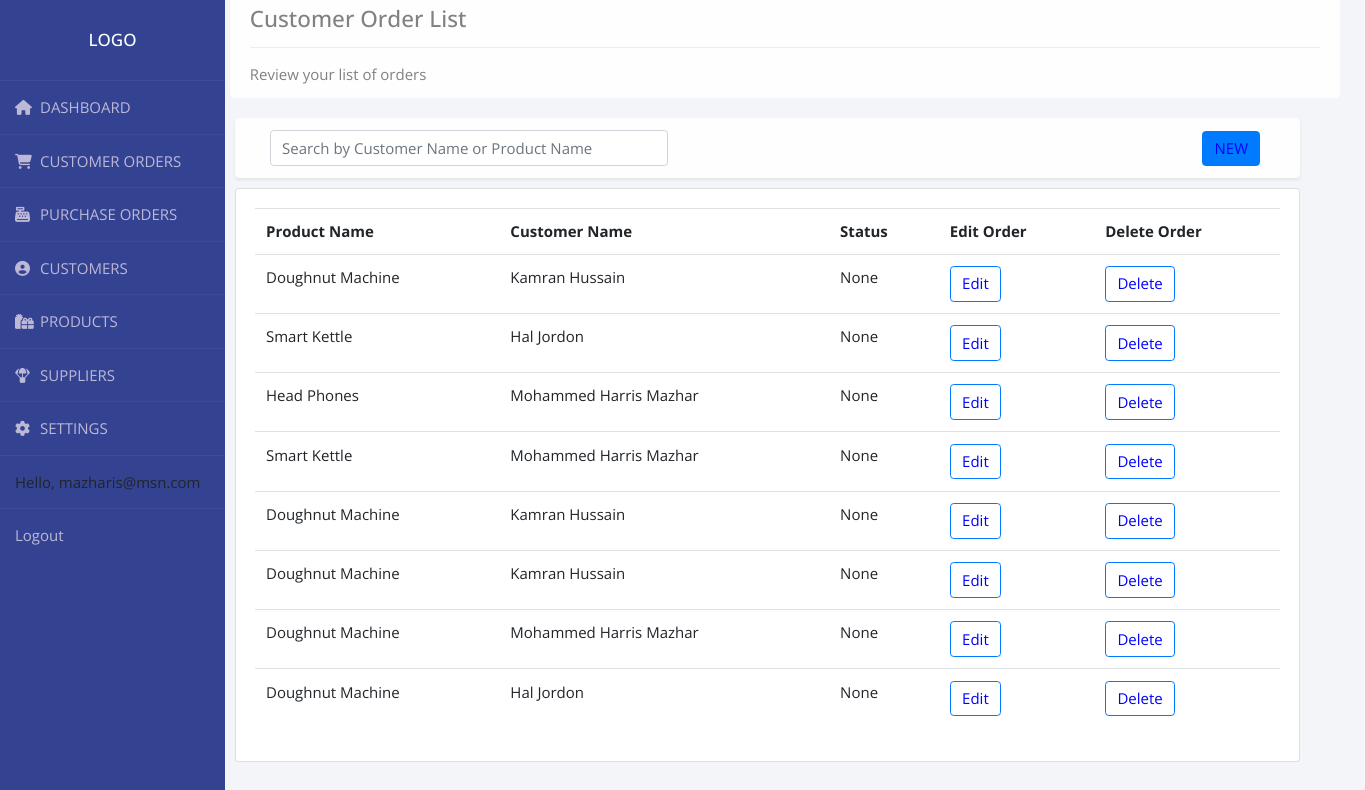
Screenshot of /customer_order_list/ (signed in) with the database file from the repository.
### accounts/models.py (models this page shows, shortened)
class User(AbstractBaseUser):
    email = models.EmailField(max_length=255, unique=True)
    active = models.BooleanField(default=True)
    staff = models.BooleanField(default=False)
    admin = models.BooleanField(default=False)
    USERNAME_FIELD = 'email'
    REQUIRED_FIELDS = []
    objects = UserManager()
    def __str__(self):
        return self.email
    @property
    def is_active(self):
        return self.active

class Order(models.Model):
    STATUS = (
        ('Pending', 'Pending'),
        ('Out for delivery', 'Out for delivery'),
        ('Delivered', 'Delivered'),
    )
    customer_full_name = models.ForeignKey(
        Customer, null=True, on_delete=models.SET_NULL)
    product_name = models.ForeignKey(
        Product, related_name='%(class)s_name', on_delete=models.SET_NULL, null=True)
    product = models.ForeignKey(
        Product,  on_delete=models.SET_NULL, null=True)
    customer_phone = models.ForeignKey(
        Customer, related_name='%(class)sphone', on_delete=models.SET_NULL, null=True)
    user_email = models.ForeignKey(
        Customer, related_name='email', on_delete=models.SET_NULL, null=True)
    date_created = models.DateTimeField(auto_now_add=True, null=True)
    status = models.CharField(max_length=200, null=True, choices=STATUS)
    note = models.CharField(max_length=1000, null=True)
    delivery_address1 = models.CharField(max_length=1000, null=True)
    delivery_address2 = models.CharField(
        max_length=1000, null=True, blank=True, default='')
    delivery_city = models.CharField(max_length=1000, null=True)
    delivery_county = models.CharField(max_length=1000, null=True)
    delivery_post_code = models.CharField(max_length=1000, null=True)
    delivery_country = CountryField()
    order_required = models.IntegerField(null=True)
    class Meta:
        get_latest_by = 'date_created'

class Product(models.Model):
    CATEGORY = (
        ('Sports', 'Sports'),
        ('Fashion', 'Fashion'),
        ('Toys', 'Toys'),
        ('Electronics', 'Electronics'),
        ('Kitchen', 'Kitchen'),
        ('Jewellery', 'Jewellery'),
    )
    name = models.CharField(max_length=200, null=True)
    category = models.CharField(max_length=200, null=True, choices=CATEGORY)
    description = models.CharField(max_length=200, null=True, blank=True)
    r_price = models.FloatField(null=True)
    d_price = models.FloatField(null=True, blank=True, default='')
    start_date = models.DateField(null=True, blank=True, default='')
    end_date = models.DateField(null=True, blank=True, default='')
    tags = models.ManyToManyField(Tag)
    stock = models.IntegerField(null=True)
    min_stock = models.IntegerField(null=True)
    is_active = models.BooleanField(default=False)
    product_sku = models.CharField(max_length=200, null=True)

class Customer(models.Model):
    GENDER = (
        ('Male', 'Male'),
        ('Female', 'Female'),
    )
    TITLE = (
        ('Mr', 'Mr'),
        ('Mrs', 'Mrs'),
        ('Miss', 'Miss'),
        ('Ms', 'Ms'),
        ('Dr', 'Dr'),
        ('Sir', 'Sir'),
        ('Madam', 'Madam'),
    )
    user = models.OneToOneField(User, on_delete=models.CASCADE)
    title = models.CharField(max_length=200, null=True, choices=TITLE)
    first_name = models.CharField(max_length=200, null=True)
    middle_name = models.CharField(max_length=200, blank=True, default='')
    last_name = models.CharField(max_length=200, null=True)
    phone = models.CharField(max_length=200, null=True)
    country = CountryField()
    birth_year = models.CharField(max_length=4, null=True)
    gender = models.CharField(max_length=200, null=True, choices=GENDER)
    date_created = models.DateTimeField(auto_now=True, null=True)
    profile_pic = models.ImageField(null=True, blank=True)
    last_purchase = models.DateTimeField(blank=True, null=True)
    address1 = models.CharField(max_length=1000, null=True)
    address2 = models.CharField(
        max_length=1000, null=True, blank=True, default='')
    city = models.CharField(max_length=1000, null=True)
    county = models.CharField(max_length=1000, null=True)
    post_code = models.CharField(max_length=1000, null=True)
    customer_uuid = models.UUIDField(default=uuid.uuid4)
    def __str__(self):
        return '{} {} {}'.format(self.first_name, self.middle_name,self.last_name)

### accounts/views.py (the view)
# urls.py: path('customer_order_list/', views.orderList, name="customer_order_list"),
@login_required(login_url='login')
def orderList(request):
    order_list = Order.objects.all().order_by('id')
    myFilter3 = OrderListFilter(request.GET, queryset=order_list)
    order_list = myFilter3.qs
    context = {'order_list': order_list, 'myFilter3': myFilter3}
    return render(request, 'accounts/customer_order_list.html', context)

### accounts/templates/accounts/customer_order_list.html (shortened to what this page needs)
{%  extends 'accounts/main.html' %}
{% load crispy_forms_tags %}
{% block content %}
<div class="row">
	<div class="col-xs-30 col-md-20">
		<div class="container fluid-lg-right" style="margin-top: -2rem;width: 4000px; padding-left:-20rem">
			<div class=" alert alert-light " role="alert">
				<h4 class="alert-heading">Customer Order List</h4>
				<hr>
				<p class="mb-0">Review your list of orders</p>
			</div>
		</div>
	</div>
</div>
<div class='row'>
	<div class="col-xs-30 col-md-17">
		<div class="container fluid-lg-right" style="padding:20px; margin-top: -1rem;width: 1105px">
			<div class="alert alert-light shadow-sm">
				<form class="form-inline" method="GET">
					<div class="form-group col-md-5 mb-0">
						{{myFilter3.form.q2| as_crispy_field}}
				</form>
			</div>
			<div style="float: right;margin-top: -3rem; padding: 10px 20px ; border-radius: 50px ;">
				<a class="btn btn-primary" href="{% url 'new_order' %}" role="button">NEW</a>
			</div>
		</div>
	</div>
</div>
</div>
</div>
<div class="row">
	<div class="col-xs-30 col-md-17">
		<div class="container float-sm-left" style="padding:20px;margin-top: -3rem;width: 1105px">
			<div class="card card-body">
				<table class="table">
					<tr>
						<th>Product Name</th>
						<th>Customer Name</th>
						<th>Status</th>
						<th>Edit Order</th>
						<th>Delete Order</th>
					</tr>
					{% for i in order_list %}
					<tr>
						<td>{{i.product.name}} </td>
						<td>{{i.customer_full_name}}</td>
						<td>{{i.status}}</td>
						<td><a class="btn btn-outline-primary" name="edit_order"
								href="{% url 'edit_order' i.id %}">Edit</a></td>
						<td><a class="btn btn-outline-primary" href="{% url 'delete_order' i.id %}">Delete</a></td>
					</tr>
					{% endfor %}
				</table>
			</div>
		</div>
	</div>
</div>
{% endblock content %}

### accounts/templates/accounts/navbar.html (shortened to what this page needs)
{% load static %}
  <nav class="nav flex-column float-left">
    <div class="wrapper">
      <div class="sidebar">
        <h2>Logo</h2>
        <ul>
          <li>
            <a href="{% url 'home' %}"><i class="fas fa-home"></i>DASHBOARD</a>
          </li>
          <li>
            <a href="{% url 'customer_order_list' %}"><i class="fas fa-shopping-cart"></i>CUSTOMER ORDERS</a>
          </li>
          <li>
            <a href=""><i class="fas fa-cash-register"></i>PURCHASE ORDERS</a>
          </li>
          <li>
            <a href="{% url 'customer_list' %}"><i class="fas fa-user-circle"></i>CUSTOMERS</a>
          </li>
          <li>
            <a href="{% url 'product_list' %}"><i class="fas fa-gifts"></i>PRODUCTS</a>
          </li>
          <li>
            <a href=""><i class="fas fa-parachute-box"></i>SUPPLIERS</a>
          </li>
          <li>
            <a href=""><i class="fas fa-cog"></i>SETTINGS</a>
          </li>
          <li>
            <span class="hello-msg">Hello, {{request.user}}</span>
          </li>
          <li>
            <span><a class="hello-msg" href="{% url 'logout' %}">Logout</a></span>
          </li>
        </ul>
      </div>
    </div>
  </nav>

### static/css/main.css (style rules this page uses)
body { background-color: #94d8f7; width: 100%; margin:auto; height:auto; display:block; }

### accounts/templates/accounts/navbar.html (style rules this page uses)
* { margin:0; padding:0; box-sizing: border-box; list-style: none; text-decoration: none; font-family: 'Open Sans', sans-serif; font-size: 15px; }
h2 { font-size: 17px; }
body { background: #f3f5f9; }
.wrapper { display:flex; position: relative; }
.wrapper .sidebar { position: fixed; width: 225px; height: 100%; background: #334391; padding: 30px 0; }
.wrapper .sidebar h2 { color: #fff; text-transform: uppercase; text-align: center; margin-bottom: 30px; }
.wrapper .sidebar ul li { padding: 15px; border-bottom: 1px solid rgba(0,0,0,0,0.05); border-top: 1px solid rgba(225,225,225,0.05); }
.wrapper .sidebar ul li a { color: #bdb8d7; display: block; }
.wrapper .sidebar ul li a .fas { width: 25px; }

### accounts/templates/accounts/customer_order_list.html (style rules this page uses)
.btn { color: blue; }

### rows the page displays
User: user "mazharis@msn.com"
Order: product.name "Doughnut Machine", customer_full_name "Kamran Hussain", status "None"
Order: product.name "Smart Kettle", customer_full_name "Hal Jordon", status "None"
Order: product.name "Head Phones", customer_full_name "Mohammed Harris Mazhar", status "None"
Order: product.name "Smart Kettle", customer_full_name "Mohammed Harris Mazhar", status "None"
Order: product.name "Doughnut Machine", customer_full_name "Kamran Hussain", status "None"
Order: product.name "Doughnut Machine", customer_full_name "Kamran Hussain", status "None"
Order: product.name "Doughnut Machine", customer_full_name "Mohammed Harris Mazhar", status "None"
Order: product.name "Doughnut Machine", customer_full_name "Hal Jordon", status "None"
